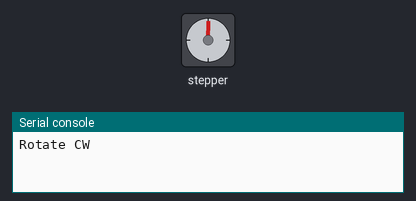
A program run on a simulated ESP32 board running MicroPython. Shown: stepper motor, the last lines printed to the serial console. The stepper is drawn at 200 steps a turn.

Above: at 0.05 s.
At 3.25 s:
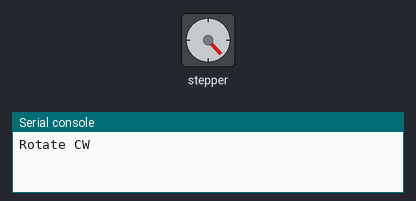
At 8.35 s:
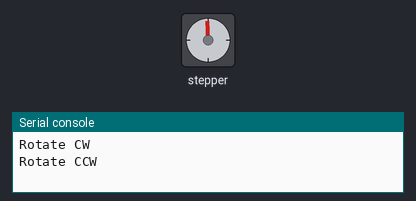
At 11.45 s:
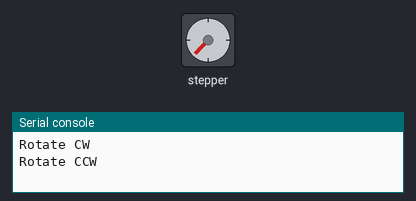
Timing chart, 0 to 17.6 s (numbered marks = the images above):
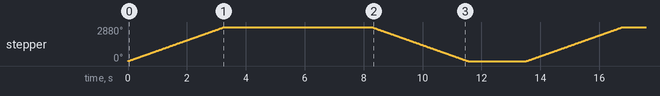

The program:

methods.py
```python
# For this stepper motor setup, I would recommend using the TMC2208 driver.	 I found a number of wiring diagrams that let me set up this board to the ESP32S3.	 There are two ways that we can implement the code:
# Using standard sleep_ms() - I don’t think we need super fast steppers action so this python code will rotate the shaft one full revolution:
from machine import Pin
from time import sleep, sleep_ms

upper = 1600
lower = 0
step = 1

dir_pin = Pin(35, Pin.OUT, value=0)		 # green lead
step_pin = Pin(37, Pin.OUT, value=0)		# blue lead

while True:
	dir_pin.on()
	print('Rotate CW')
	for cycle in range(lower,upper, step):
		step_pin.on()
		sleep_ms(1)
		step_pin.off()
		sleep_ms(1)
	sleep(5)
	dir_pin.off()
	print('Rotate CCW')
	for cycle in range(upper, lower, -step):
		step_pin.on()
		sleep_ms(1)
		step_pin.off()
		sleep_ms(1)
	sleep(2)

# Method 2: Using the ESP32 RMT features - this gets really complicated and very accurate but it’s overkill, imho.   Check out Espressif’s RMT documentation for more details.
import esp32
from machine import Pin
from time import sleep, sleep_ms

dir_pin = Pin(35, Pin.OUT, value=0)     # green lead
rmt = esp32.RMT(0, pin=Pin(37), clock_div=8)

dir_pin.on()
print('Rotate CW')
rmt.loop(True)
rmt.write_pulses((700, 700), 0)  # Send 0 for 700ns, 1 for 700ns

# In either case, we will need a reed switch to home the motor.  On startup, head home until the switch is opened.  I *don’t* think that these motors drift but if they do, we might have to have another switch that disables the motor on the other end?
```

Measured:
- by itself, stepper: turns 2880° clockwise in 3.3 s, then 2880° counter-clockwise in 3.3 s, repeating every 13.5 s
